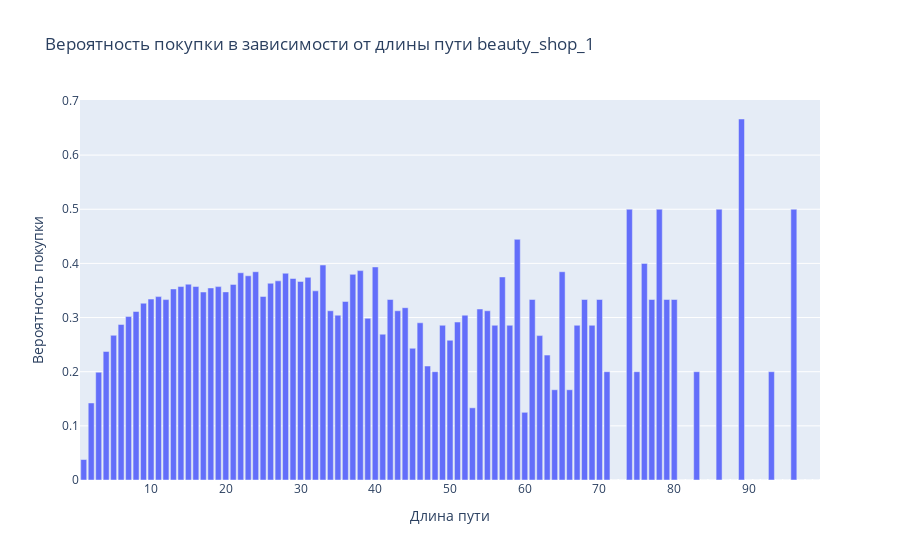

Source (notebook cell):
### Code cell
px.bar(x=prob_buy.keys(), y=prob_buy.values(), 
       title='Вероятность покупки в зависимости от длины пути beauty_shop_1', 
       labels={'x': 'Длина пути', 'y': 'Вероятность покупки'})

### Figure 1 — Plotly figure (JSON) as saved in the notebook; plotly's stock layout.template omitted (floating-point values rounded to 4 significant figures)
{"data": [{"alignmentgroup": "True", "hovertemplate": "Длина пути=%{x}<br>Вероятность покупки=%{y}<extra></extra>", "legendgroup": "", "marker": {"color": "#636efa", "pattern": {"shape": ""}}, "name": "", "offsetgroup": "", "orientation": "v", "showlegend": false, "textposition": "auto", "type": "bar", "x": [1, 2, 3, 4, 5, 6, 7, 8, 9, 10, 11, 12, 13, 14, 15, 16, 17, 18, 19, 20, 21, 22, 23, 24, 25, 26, 27, 28, 29, 30, 31, 32, 33, 34, 35, 36, 37, 38, 39, 40, 41, 42, 43, 44, 45, 46, 47, 48, 49, 50, 51, 52, 53, 54, 55, 56, 57, 58, 59, 60, 61, 62, 63, 64, 65, 66, 67, 68, 69, 70, 71, 72, 73, 74, 75, 76, 77, 78, 79, 80, 81, 82, 83, 84, 85, 86, 87, 88, 89, 90, 91, 92, 93, 94, 95, 96, 97, 98, 99], "xaxis": "x", "y": [0.03781, 0.1423, 0.199, 0.2373, 0.2672, 0.2872, 0.3018, 0.3112, 0.3265, 0.3341, 0.3387, 0.3332, 0.3528, 0.3572, 0.3616, 0.3573, 0.3472, 0.3547, 0.3571, 0.3474, 0.3612, 0.3827, 0.3771, 0.3846, 0.3389, 0.3633, 0.3678, 0.3818, 0.3721, 0.3667, 0.3742, 0.3493, 0.3969, 0.3125, 0.3043, 0.3297, 0.3797, 0.3867, 0.2987, 0.3934, 0.2692, 0.3333, 0.3125, 0.3182, 0.2432, 0.2903, 0.2105, 0.2, 0.2857, 0.2581, 0.2917, 0.3043, 0.1333, 0.3158, 0.3125, 0.2857, 0.375, 0.2857, 0.4444, 0.125, 0.3333, 0.2667, 0.2308, 0.1667, 0.3846, 0.1667, 0.2857, 0.3333, 0.2857, 0.3333, 0.2, 0, 0, 0.5, 0.2, 0.4, 0.3333, 0.5, 0.3333, 0.3333, 0, 0, 0.2, 0, 0, 0.5, 0, 0, 0.6667, 0, 0, 0, 0.2, 0, 0, 0.5, 0, 0, 0], "yaxis": "y"}], "layout": {"barmode": "relative", "legend": {"tracegroupgap": 0}, "title": {"text": "Вероятность покупки в зависимости от длины пути beauty_shop_1"}, "xaxis": {"anchor": "y", "domain": [0, 1], "title": {"text": "Длина пути"}}, "yaxis": {"anchor": "x", "domain": [0, 1], "title": {"text": "Вероятность покупки"}}}}
